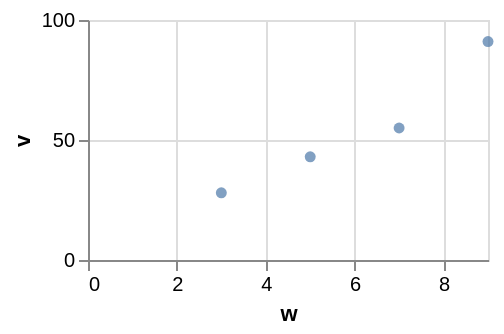

Source (Vega-Lite JSON):
### Vega-Lite specification from a JSON file in a GitHub repository (floating-point values rounded to 4 significant figures)
{"$schema": "https://vega.github.io/schema/vega-lite/v6.json", "width": 200, "height": 120, "data": {"values": [{"c": "alpha", "v": 28, "w": 3, "t": "2024-01-07"}, {"c": "beta", "v": 55, "w": 7, "t": "2024-03-19"}, {"c": "gamma", "v": 43, "w": 5, "t": "2024-06-02"}, {"c": "delta", "v": 91, "w": 9, "t": "2024-09-11"}]}, "mark": {"type": "circle", "dy": 8}, "encoding": {"x": {"field": "w", "type": "quantitative"}, "y": {"field": "v", "type": "quantitative"}}}
